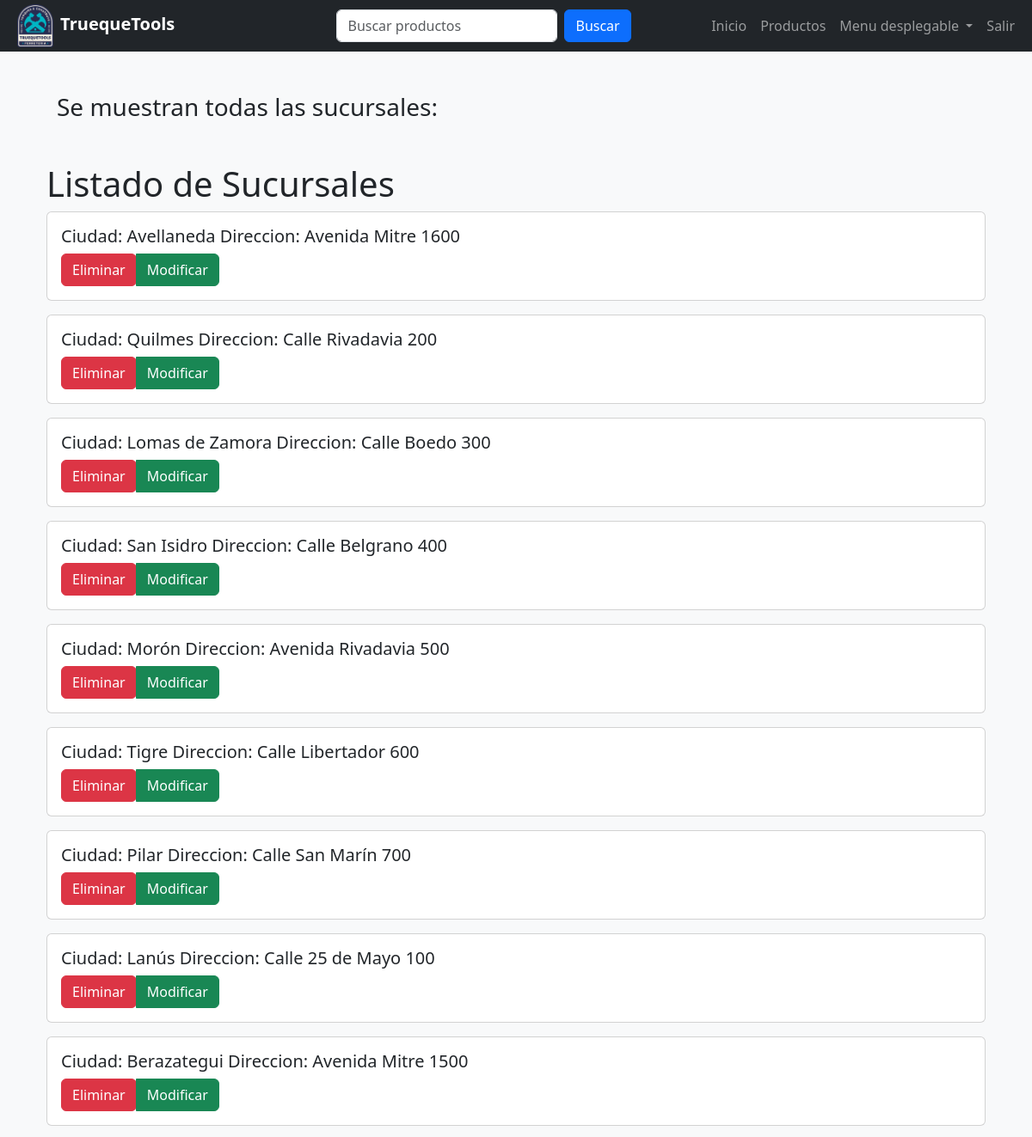
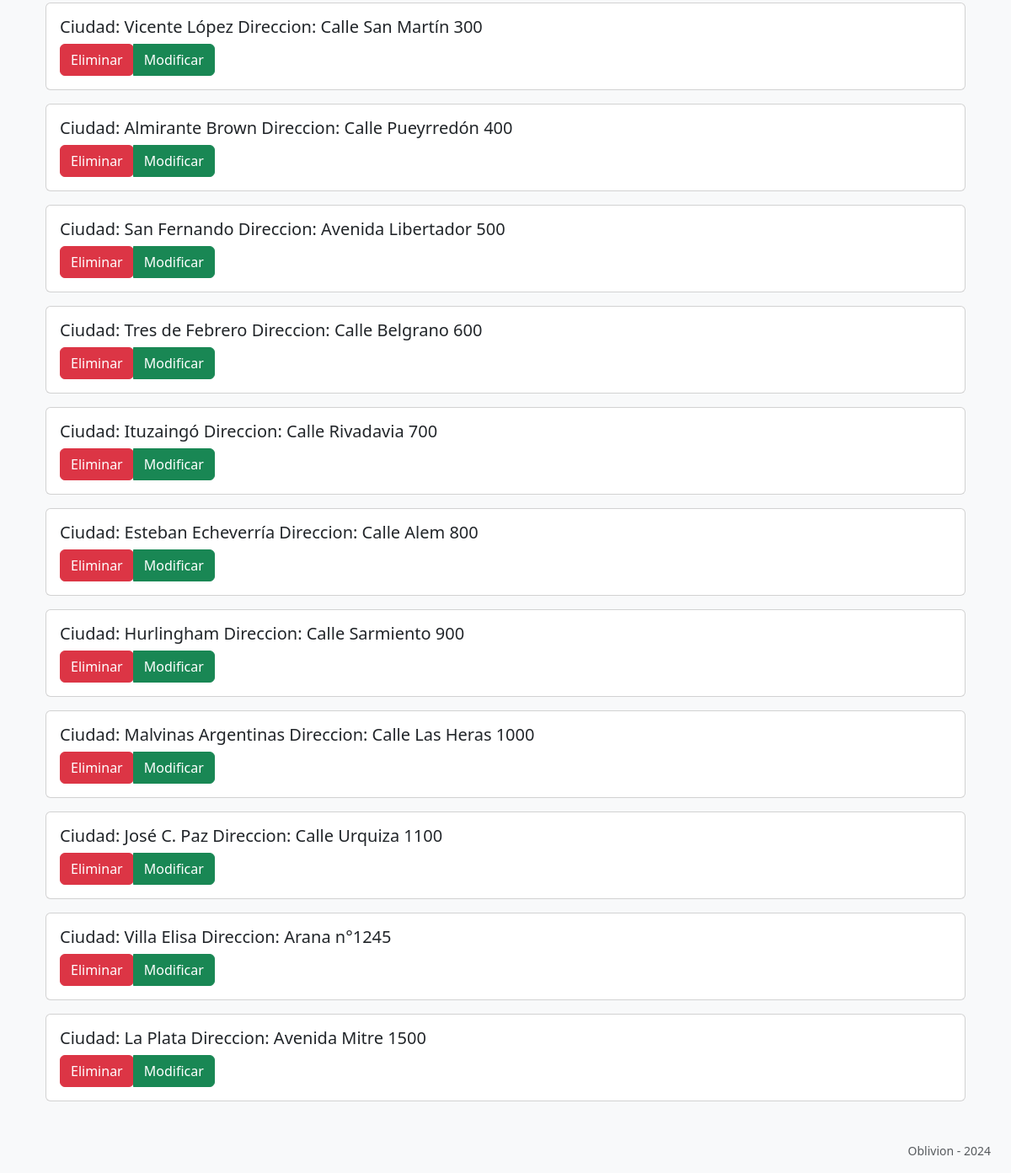
Screenshot of /sucursales/ (signed in) with the database file from the repository (2 pictures, top to bottom).
### tt_app/models.py (models this page shows, shortened)
class Sucursal(models.Model):
    ciudad = models.CharField(max_length=50)
    direccion = models.CharField(max_length=200)
    activo = models.BooleanField(default=True)

### tt_app/views/sucursal_view.py (the view)
# urls.py: path("sucursales/", sucursal_view.listado_sucursales, name="sucursales"),
def listado_sucursales(request):
    sucursales = Sucursal.objects.filter(activo=True)
    return render(request, "sucursales/sucursales.html", {"sucursales": sucursales})

### tt_app/templates/sucursales/sucursales.html
{%extends 'base.html'%}
{% load static %}
{%block content%}
{% if sucursales %}
<h3 class="ms-4 mt-3 mb-5 text-start ">Se muestran todas las sucursales: </h3>
{% include 'sucursales/partials/listar_sucursales.html' %}
{% else %}
    <h5 class="mt-5 my-3 text-center">No hay sucursales cargadas aún.</h5>
    <p class="p-2 text-center"><a href="{%url 'home'%}">Volver al inicio</a></p>
{% endif %}
{%endblock%}

### tt_app/templates/sucursales/partials/listar_sucursales.html (shortened to what this page needs)
{% block content %}
{% load static %}
<!DOCTYPE html>
<html lang="es">
<head>
    <link rel="stylesheet" href="{% static 'path/to/bootstrap.css' %}">
</head>
<body>
    <div class="container">
        <h1>Listado de Sucursales</h1>
        {% for sucursal in sucursales %}
            <div class="card mb-3">
                <div class="card-body">
                    <h5 class="card-title">Ciudad: {{ sucursal.ciudad }} Direccion: {{ sucursal.direccion }}</h5>
                    <div class="btn-group">
                        <form method="POST" action="{% url 'eliminar_sucursal' sucursal.id %}">
                            <button type="submit" class="btn btn-danger">Eliminar</button>
                        </form>
                        <a href="{% url 'modificar_sucursal' sucursal.id %}" class="btn btn-success">
                            Modificar
                        </a>
                    </div>
                </div>
            </div>
        {% endfor %}
    </div>
</body>
</html>
{% endblock %}

### rows the page displays
Sucursal: ciudad "Avellaneda", direccion "Avenida Mitre 1600"
Sucursal: ciudad "Quilmes", direccion "Calle Rivadavia 200"
Sucursal: ciudad "Lomas de Zamora", direccion "Calle Boedo 300"
Sucursal: ciudad "San Isidro", direccion "Calle Belgrano 400"
Sucursal: ciudad "Morón", direccion "Avenida Rivadavia 500"
Sucursal: ciudad "Tigre", direccion "Calle Libertador 600"
Sucursal: ciudad "Pilar", direccion "Calle San Marín 700"
Sucursal: ciudad "Lanús", direccion "Calle 25 de Mayo 100"
Sucursal: ciudad "Berazategui", direccion "Avenida Mitre 1500"
Sucursal: ciudad "Vicente López", direccion "Calle San Martín 300"
Sucursal: ciudad "Almirante Brown", direccion "Calle Pueyrredón 400"
Sucursal: ciudad "San Fernando", direccion "Avenida Libertador 500"
Sucursal: ciudad "Tres de Febrero", direccion "Calle Belgrano 600"
Sucursal: ciudad "Ituzaingó", direccion "Calle Rivadavia 700"
Sucursal: ciudad "Esteban Echeverría", direccion "Calle Alem 800"
Sucursal: ciudad "Hurlingham", direccion "Calle Sarmiento 900"
Sucursal: ciudad "Malvinas Argentinas", direccion "Calle Las Heras 1000"
Sucursal: ciudad "José C. Paz", direccion "Calle Urquiza 1100"
Sucursal: ciudad "Villa Elisa", direccion "Arana n°1245"
Sucursal: ciudad "La Plata", direccion "Avenida Mitre 1500"
